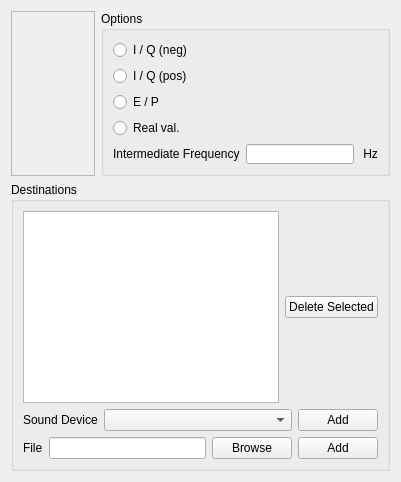
      <widget class="QWidget" name="COFDM" >
       <attribute name="title" >
        <string>COFDM</string>
       </attribute>
       <layout class="QGridLayout" name="gridLayout_9" >
        <item row="0" column="0" >
         <widget class="QFrame" name="frame" >
          <property name="frameShape" >
           <enum>QFrame::StyledPanel</enum>
          </property>
          <property name="frameShadow" >
           <enum>QFrame::Raised</enum>
          </property>
          <layout class="QGridLayout" name="gridLayout_6" >
           <item row="0" column="0" >
            <widget class="QwtPlot" name="plot" >
             <property name="sizePolicy" >
              <sizepolicy vsizetype="Maximum" hsizetype="Maximum" >
               <horstretch>0</horstretch>
               <verstretch>0</verstretch>
              </sizepolicy>
             </property>
            </widget>
           </item>
          </layout>
         </widget>
        </item>
        <item row="0" column="1" >
         <widget class="QGroupBox" name="groupBoxOutput" >
          <property name="whatsThis" >
           <string>&lt;!DOCTYPE HTML PUBLIC "-//W3C//DTD HTML 4.0//EN" "http://www.w3.org/TR/REC-html40/strict.dtd">
&lt;html>&lt;head>&lt;meta name="qrichtext" content="1" />&lt;style type="text/css">
p, li { white-space: pre-wrap; }
&lt;/style>&lt;/head>&lt;body style=" font-family:'MS Shell Dlg 2'; font-size:8.25pt; font-weight:400; font-style:normal;">
&lt;p style=" margin-top:0px; margin-bottom:0px; margin-left:0px; margin-right:0px; -qt-block-indent:0; text-indent:0px;">&lt;span style=" font-weight:600;">Output format:&lt;/span> Since the sound-card outputs signals in stereo format, it is possible to output the DRM signal in three formats: &lt;/p>
&lt;ul style="-qt-list-indent: 1;">&lt;li style=" margin-top:12px; margin-bottom:0px; margin-left:0px; margin-right:0px; -qt-block-indent:0; text-indent:0px;">&lt;span style=" font-weight:600;">real valued&lt;/span> output on both, left and right, sound-card channels&lt;/li>
&lt;li style=" margin-top:0px; margin-bottom:12px; margin-left:0px; margin-right:0px; -qt-block-indent:0; text-indent:0px;">&lt;span style=" font-weight:600;">E/P&lt;/span> output which is the envelope and phase on separate channels. This output type cannot be used if the Dream transmitter is compiled with a sound-card sample rate of 48 kHz since the spectrum of these components exceed the bandwidth of 20 kHz. The envelope signal is output on the left channel and the phase is output on the right channel.&lt;/li>
&lt;li style=" margin-top:0px; margin-bottom:12px; margin-left:0px; margin-right:0px; -qt-block-indent:0; text-indent:0px;">&lt;span style=" font-weight:600;">I/Q &lt;/span>output which is the in-phase and quadrature component of the complex base-band signal at the desired IF. In-phase is output on the left channel and quadrature on the right channel.&lt;/li>&lt;/ul>&lt;/body>&lt;/html></string>
          </property>
          <property name="title" >
           <string>Options</string>
          </property>
          <layout class="QGridLayout" name="gridLayout_7" >
           <item row="0" column="0" >
            <layout class="QVBoxLayout" name="verticalLayout_3" >
             <item>
              <widget class="QRadioButton" name="RadioButtonOutIQNeg" >
               <property name="sizePolicy" >
                <sizepolicy vsizetype="Preferred" hsizetype="Preferred" >
                 <horstretch>0</horstretch>
                 <verstretch>0</verstretch>
                </sizepolicy>
               </property>
               <property name="text" >
                <string>I / Q (neg)</string>
               </property>
               <property name="buttonGroupId" stdset="0" >
                <number>0</number>
               </property>
              </widget>
             </item>
             <item>
              <widget class="QRadioButton" name="RadioButtonOutIQPos" >
               <property name="sizePolicy" >
                <sizepolicy vsizetype="Preferred" hsizetype="Preferred" >
                 <horstretch>0</horstretch>
                 <verstretch>0</verstretch>
                </sizepolicy>
               </property>
               <property name="text" >
                <string>I / Q (pos)</string>
               </property>
               <property name="buttonGroupId" stdset="0" >
                <number>2</number>
               </property>
              </widget>
             </item>
             <item>
              <widget class="QRadioButton" name="RadioButtonOutEP" >
               <property name="sizePolicy" >
                <sizepolicy vsizetype="Preferred" hsizetype="Preferred" >
                 <horstretch>0</horstretch>
                 <verstretch>0</verstretch>
                </sizepolicy>
               </property>
               <property name="text" >
                <string>E / P</string>
               </property>
               <property name="buttonGroupId" stdset="0" >
                <number>3</number>
               </property>
              </widget>
             </item>
             <item>
              <widget class="QRadioButton" name="RadioButtonOutReal" >
               <property name="sizePolicy" >
                <sizepolicy vsizetype="Preferred" hsizetype="Preferred" >
                 <horstretch>0</horstretch>
                 <verstretch>0</verstretch>
                </sizepolicy>
               </property>
               <property name="text" >
                <string>Real val.</string>
               </property>
              </widget>
             </item>
            </layout>
           </item>
           <item row="1" column="0" >
            <layout class="QHBoxLayout" name="horizontalLayout_7" >
             <item>
              <widget class="QLabel" name="TextLabelIF" >
               <property name="text" >
                <string>Intermediate Frequency</string>
               </property>
               <property name="wordWrap" >
                <bool>false</bool>
               </property>
               <property name="indent" >
                <number>-1</number>
               </property>
              </widget>
             </item>
             <item>
              <widget class="QLineEdit" name="LineEditSndCrdIF" >
               <property name="sizePolicy" >
                <sizepolicy vsizetype="Fixed" hsizetype="Fixed" >
                 <horstretch>0</horstretch>
                 <verstretch>20</verstretch>
                </sizepolicy>
               </property>
               <property name="minimumSize" >
                <size>
                 <width>70</width>
                 <height>0</height>
                </size>
               </property>
               <property name="maximumSize" >
                <size>
                 <width>32767</width>
                 <height>20</height>
                </size>
               </property>
              </widget>
             </item>
             <item>
              <widget class="QLabel" name="TextLabelIFUnit" >
               <property name="text" >
                <string> Hz</string>
               </property>
               <property name="wordWrap" >
                <bool>false</bool>
               </property>
               <property name="indent" >
                <number>-1</number>
               </property>
              </widget>
             </item>
            </layout>
           </item>
          </layout>
         </widget>
        </item>
        <item row="1" column="0" colspan="2" >
         <widget class="QGroupBox" name="groupBox" >
          <property name="title" >
           <string>Destinations</string>
          </property>
          <layout class="QGridLayout" name="gridLayout_10" >
           <item row="0" column="0" >
            <widget class="QTreeView" name="treeViewCOFDMOutputs" >
             <property name="rootIsDecorated" >
              <bool>false</bool>
             </property>
             <property name="allColumnsShowFocus" >
              <bool>true</bool>
             </property>
            </widget>
           </item>
           <item row="0" column="1" >
            <widget class="QPushButton" name="PushButtonCOFDMDeleteSelected" >
             <property name="text" >
              <string>Delete Selected</string>
             </property>
            </widget>
           </item>
           <item row="1" column="0" colspan="2" >
            <layout class="QHBoxLayout" name="horizontalLayout_12" >
             <item>
              <widget class="QLabel" name="TextLabel1_2" >
               <property name="text" >
                <string>Sound Device</string>
               </property>
               <property name="wordWrap" >
                <bool>false</bool>
               </property>
              </widget>
             </item>
             <item>
              <layout class="QHBoxLayout" name="_33" >
               <item>
                <widget class="QComboBox" name="ComboBoxCOFDMdest" >
                 <property name="sizePolicy" >
                  <sizepolicy vsizetype="Fixed" hsizetype="Expanding" >
                   <horstretch>0</horstretch>
                   <verstretch>0</verstretch>
                  </sizepolicy>
                 </property>
                </widget>
               </item>
              </layout>
             </item>
             <item>
              <widget class="QPushButton" name="PushButtonCOFDMAddAudio" >
               <property name="text" >
                <string>Add</string>
               </property>
              </widget>
             </item>
            </layout>
           </item>
           <item row="2" column="0" colspan="2" >
            <layout class="QHBoxLayout" name="horizontalLayout_11" >
             <item>
              <layout class="QHBoxLayout" name="_34" >
               <item>
                <widget class="QLabel" name="TextLabel1_6_2_2" >
                 <property name="text" >
                  <string>File</string>
                 </property>
                 <property name="wordWrap" >
                  <bool>false</bool>
                 </property>
                </widget>
               </item>
               <item>
                <widget class="QLineEdit" name="LineEditCOFDMOutputFile" >
                 <property name="maximumSize" >
                  <size>
                   <width>256</width>
                   <height>32767</height>
                  </size>
                 </property>
                </widget>
               </item>
               <item>
                <widget class="QPushButton" name="PushButtonCOFDMBrowse" >
                 <property name="text" >
                  <string>Browse</string>
                 </property>
                </widget>
               </item>
              </layout>
             </item>
             <item>
              <widget class="QPushButton" name="PushButtonCOFDMAddFile" >
               <property name="text" >
                <string>Add</string>
               </property>
              </widget>
             </item>
            </layout>
           </item>
          </layout>
         </widget>
        </item>
       </layout>
      </widget>
